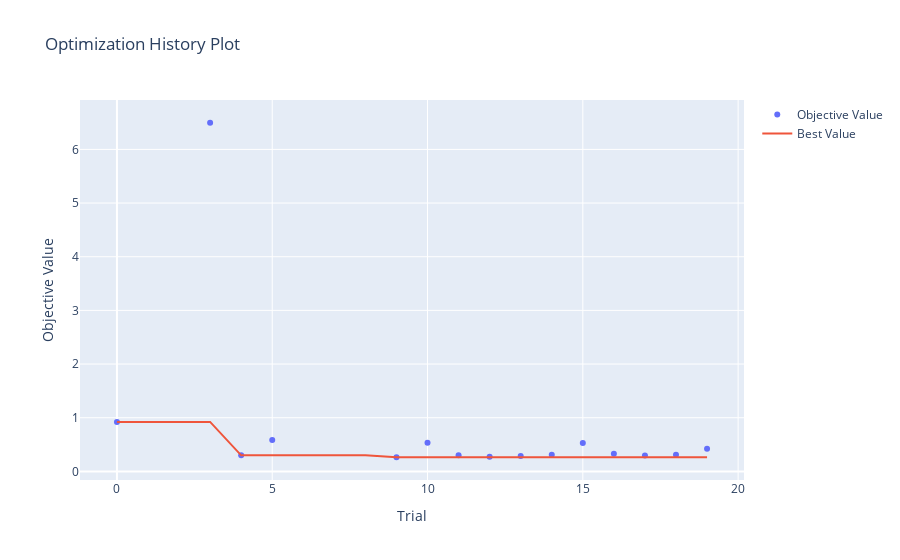

The code cell stored with this chart in its notebook:
### Code cell
optuna.visualization.plot_optimization_history(study)

### Figure 1 — Plotly figure (JSON) as saved in the notebook; plotly's stock layout.template omitted (floating-point values rounded to 4 significant figures)
{"data": [{"mode": "markers", "name": "Objective Value", "type": "scatter", "x": [0, 1, 2, 3, 4, 5, 6, 7, 8, 9, 10, 11, 12, 13, 14, 15, 16, 17, 18, 19], "y": [0.9216, null, null, 6.497, 0.299, 0.5853, null, null, null, 0.2636, 0.5317, 0.3029, 0.2737, 0.2849, 0.3093, 0.5268, 0.3306, 0.298, 0.309, 0.4221]}, {"mode": "lines", "name": "Best Value", "type": "scatter", "x": [0, 1, 2, 3, 4, 5, 6, 7, 8, 9, 10, 11, 12, 13, 14, 15, 16, 17, 18, 19], "y": [0.9216, 0.9216, 0.9216, 0.9216, 0.299, 0.299, 0.299, 0.299, 0.299, 0.2636, 0.2636, 0.2636, 0.2636, 0.2636, 0.2636, 0.2636, 0.2636, 0.2636, 0.2636, 0.2636]}, {"marker": {"color": "#cccccc"}, "mode": "markers", "name": "Infeasible Trial", "showlegend": false, "type": "scatter", "x": [], "y": []}], "layout": {"title": {"text": "Optimization History Plot"}, "xaxis": {"title": {"text": "Trial"}}, "yaxis": {"title": {"text": "Objective Value"}}}}
